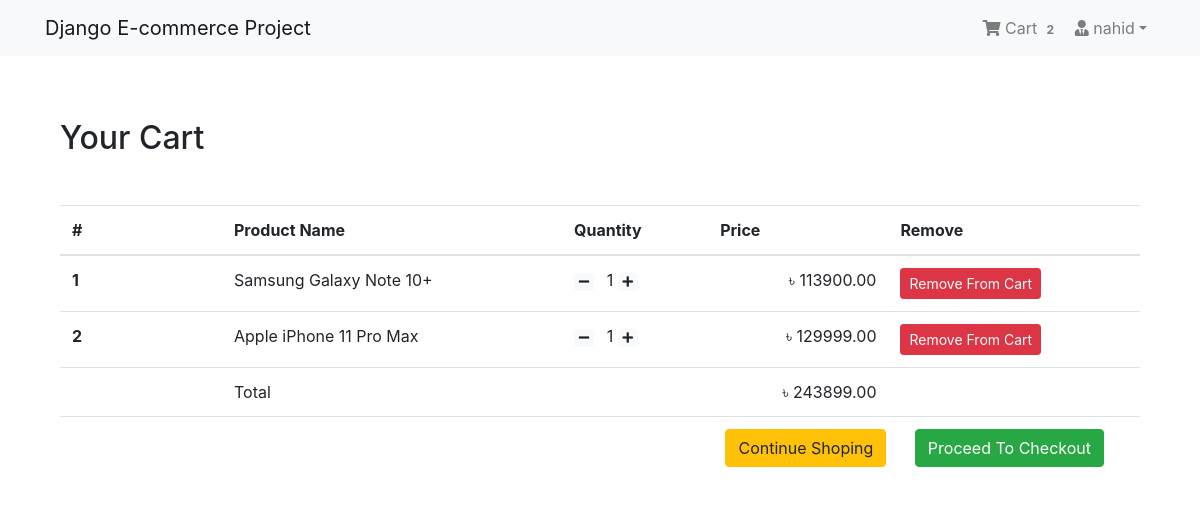
The page /shop/cart/ (signed in) on the database as committed earlier.
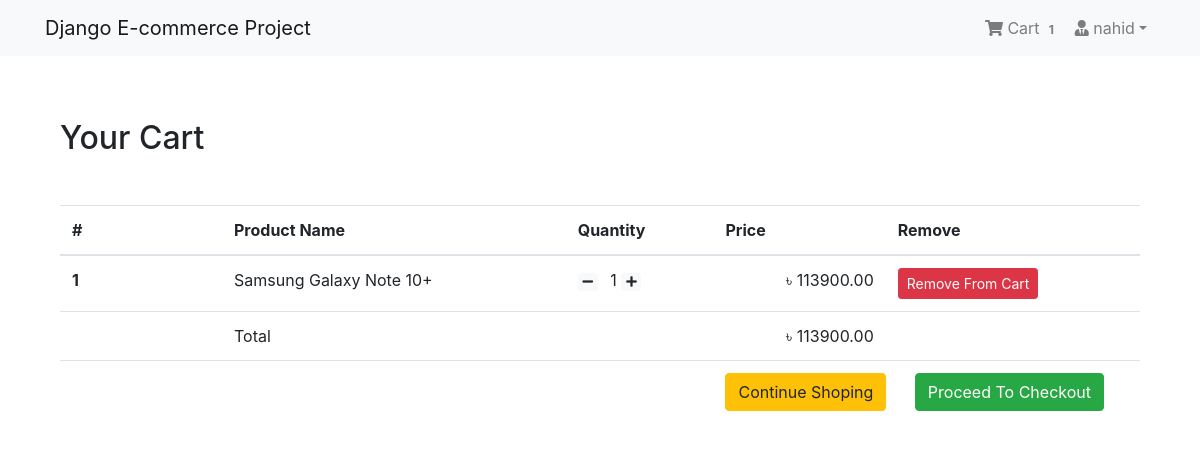
The same page on the database as committed later.
### App_Login/models.py (models this page shows, shortened)
class User(AbstractBaseUser, PermissionsMixin):
    email = models.EmailField(unique=True, null=False)
    is_staff = models.BooleanField(
        ugettext_lazy('staff status'),
        default=False,
        help_text=ugettext_lazy('Designates whether the user can log in this site'
                                )
    )
    is_active = models.BooleanField(
        ugettext_lazy('active'),
        default=True,
        help_text=ugettext_lazy(
            'Designates whether this user should be treated as active. Unselect this instead of deleting accounts')
    )
    USERNAME_FIELD = 'email'
    objects = MyUserManager()

class Profile(models.Model):
    user = models.OneToOneField(
        User, on_delete=models.CASCADE, related_name='profile')
    username = models.CharField(max_length=264, blank=True)
    full_name = models.CharField(max_length=264, blank=True)
    address_1 = models.CharField(max_length=264, blank=True)
    city = models.CharField(max_length=10, blank=True)
    zipcode = models.CharField(max_length=10, blank=True)
    country = models.CharField(max_length=50, blank=True)
    phone = models.CharField(max_length=20, blank=True)
    date_joined = models.DateTimeField(auto_now_add=True)

### App_Order/models.py (models this page shows, shortened)
class Order(models.Model):
    orderitems = models.ManyToManyField(Cart)
    user = models.ForeignKey(settings.AUTH_USER_MODEL,
                             on_delete=models.CASCADE)
    ordered = models.BooleanField(default=False)
    created = models.DateTimeField(auto_now_add=True)
    paymentId = models.CharField(max_length=264, blank=True, null=True)
    ordereId = models.CharField(max_length=200, blank=True, null=True)
    def get_totals(self):
        total = 0
        for order_item in self.orderitems.all():
            total += float(order_item.get_total())
        return total

class Cart(models.Model):
    user = models.ForeignKey(settings.AUTH_USER_MODEL,
                             on_delete=models.CASCADE, related_name="cart")
    item = models.ForeignKey(
        Product, on_delete=models.CASCADE, related_name="cart")
    quantity = models.IntegerField(default=1)
    purchased = models.BooleanField(default=False)
    created = models.DateTimeField(auto_now_add=True)
    updated = models.DateTimeField(auto_now=True)
    def get_total(self):
        total = self.item.price * self.quantity
        float_total = format(total, '0.2f')
        return float_total

### App_Shop/models.py (models this page shows, shortened)
class Product(models.Model):
    mainimage = models.ImageField(upload_to='Products')
    name = models.CharField(max_length=264)
    category = models.ForeignKey(
        Category, on_delete=models.CASCADE, related_name='category')
    preview_text = models.TextField(
        max_length=200, verbose_name='Preview Text')
    detail_text = models.TextField(max_length=1000, verbose_name='Description')
    price = models.FloatField()
    old_price = models.FloatField(default=0.00)
    created = models.DateTimeField(auto_now_add=True)
    class Meta:
        ordering = ['-created', ]

### App_Order/views.py (the view)
# urls.py: path('cart/', views.cart_view, name="cart"),
@login_required
def cart_view(request):
    carts = Cart.objects.filter(user=request.user, purchased=False)
    orders = Order.objects.filter(user=request.user, ordered=False)
    if carts.exists() and orders.exists():
        order = orders[0]
        return render(request, 'App_Order/cart.html', context={'carts': carts, 'order': order})
    else:
        messages.warning(request, "You don't have any item in your cart!")
        return redirect("App_Shop:home")

### App_Order/templatetags/cart_tag.py (called while the page is built)
@register.filter
def cart_total(user):
    order = Order.objects.filter(user=user, ordered=False)
    if order.exists():
        return order[0].orderitems.count()
    else:
        return 0

### templates/App_Order/cart.html
{% extends "base.html" %}
{% block body_block %}
<div class="container my-5">
    <div class="my-5">
        <h2>Your Cart</h2>
    </div>
    <table class="table table-hover">
        <thead>
            <tr>
                <th scope="col" width="15%">#</th>
                <th scope="col">Product Name</th>
                <th scope="col">Quantity</th>
                <th scope="col" align="right">Price</th>
                <th scope="col">Remove</th>
            </tr>
        </thead>
        <tbody>
            {% for cart in carts %}
            <tr>
                <th>{{ forloop.counter }}</th>
                <td>{{ cart.item.name }}</td>
                <td>
                    <a class="mr-2" href="{% url 'App_Order:decrease' pk=cart.item.pk %}"><span
                            class="badge badge-light"><i class="fas fa-minus"></i></span></a>
                    {{ cart.quantity }}
                    <a class="mr-2" href="{% url 'App_Order:increase' pk=cart.item.pk %}"> <span
                            class="badge badge-light"> <i class="fas fa-plus"></i></span></a>
                </td>
                <td align="right">&#2547; {{ cart.get_total }}</td>
                <td><a href="{% url 'App_Order:remove' pk=cart.item.pk %}" class="btn btn-danger btn-sm">Remove From
                        Cart</a></td>
            </tr>
            {% endfor %}
            <tr>
                <th scope="row"></th>
                <td colspan="2">Total</td>
                <td align="right">&#2547; {{ order.get_totals | floatformat:2 }}</td>
                <td></td>
            </tr>
            <tr>
                <th scope="row"></th>
                <td colspan="4" class="text-right">
                    <a href="#" class="btn btn-warning mr-4">Continue Shoping</a>
                    <a href="#" class="btn btn-success mr-4">Proceed To Checkout</a>
                </td>
            </tr>
        </tbody>
    </table>
</div>
{% endblock %}

### templates/navbar.html (shortened to what this page needs)
{% load cart_tag %}
<nav class="navbar navbar-expand-lg navbar-light bg-light">
    <div class="container">
        <a class="navbar-brand" href="{% url 'App_Shop:home' %}">Django E-commerce Project</a>
        <div class="collapse navbar-collapse" id="navbarNav">
            <ul class="navbar-nav ml-auto">
                {% if request.user.is_authenticated %}
                <li class="nav-item">
                    <a href="{% url 'App_Order:cart' %}" class="nav-link">
                        <i class="fa fa-shopping-cart"></i> Cart
                        <span class="badge badge-ligth">{{ request.user | cart_total }}</span>
                    </a>
                </li>
                <li class="nav-item dropdown">
                    <a class="nav-link dropdown-toggle" href="#" id="navbarDropdown" role="button"
                        data-toggle="dropdown" aria-haspopup="true" aria-expanded="false"><i
                            class="fas fa-user-tie"></i> {{request.user.profile.username}}</a>
                </li>
                {% else %}
                <li class="nav-item">
                    <a href="{% url 'App_Login:login' %}" class="btn btn-primary">Login</a>
                </li>
                {% endif %}
            </ul>
        </div>
    </div>
</nav>

Rows that differ between the two databases and show on the page:
removed Cart: item.name "Apple iPhone 11 Pro Max", quantity "1", get_total "129999.00"
changed User "nahid": user|cart_total "2" → "1"
computed for Order: get_totals "243899.00" → "113900.00"
